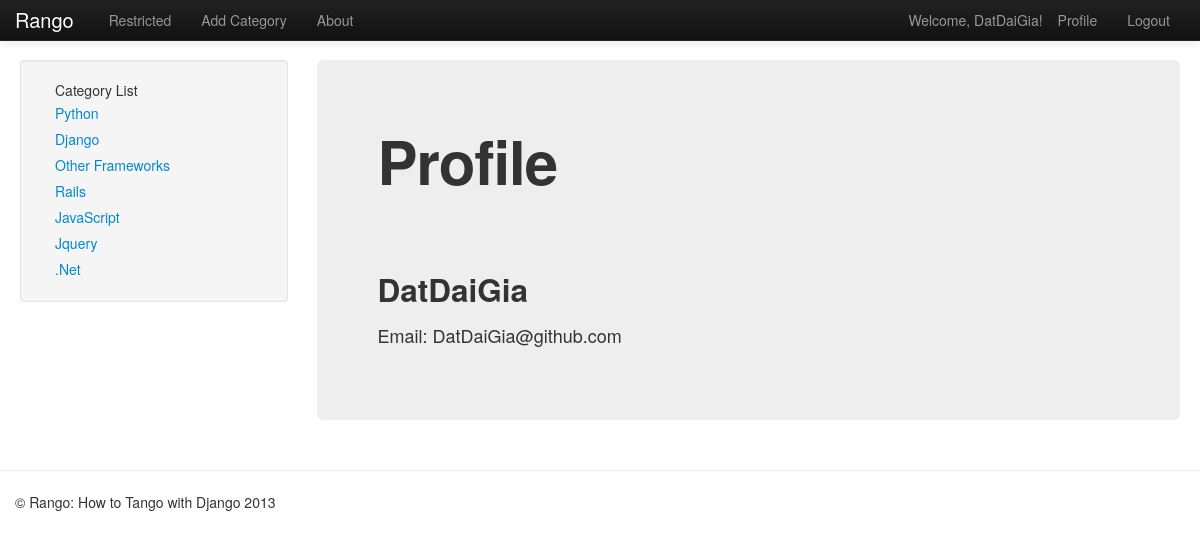
The page /rango/profile/ (signed in) on the database its author committed.
### rango/models.py (models this page shows, shortened)
class Category(models.Model):
    name = models.CharField(max_length=128, unique=True)
    views = models.IntegerField(default=0)
    likes = models.IntegerField(default=0)
    slug = models.SlugField()

### rango/views.py (the view)
@login_required
def profile(request):
    context = RequestContext(request)
    cat_list = get_category_list()
    context_dict = {'cat_list': cat_list}
    u = User.objects.get(username=request.user)
    try:
        up = UserProfile.objects.get(user=u)
    except:
        up = None
    context_dict['user'] = u
    context_dict['userprofile'] = up
    return render_to_response('rango/profile.html', context_dict, context)

### rango/views.py (called while the page is built)
def get_category_list():
    cat_list = Category.objects.all()
    return cat_list

### templates/rango/profile.html (shortened to what this page needs)
{% extends "rango/base.html" %}
{% block body_block %}
<div class="hero-unit">
    <h1> Profile <h1> <br/>
    <h2>{{ user.username }}</h2>
    <p>Email: {{ user.email }}</p>
</div>
{% endblock %}

### templates/rango/base.html (shortened to what this page needs)
<!DOCTYPE html>
{% load static %}
<html>
    <head>
        <link href="{% static 'css/bootstrap-fluid-adj.css' %}" rel="stylesheet">
        <link href="{% static 'css/bootstrap.min.css' %}" rel="stylesheet" media="screen">
        <link href="{% static 'css/bootstrap-responsive.css' %}" rel="stylesheet">
    </head>
    <body>
      <div class="navbar navbar-inverse navbar-fixed-top">
        <div class="navbar-inner">
          <div class="container">
              <a class="brand" href="/rango/">Rango</a>
              <div class="nav-collapse collapse">
                  <ul class="nav pull-right">
                      {% if user.is_authenticated %}
                      <li class="navbar-text">Welcome, {{ user.username }}!</li>
                      <li><a href="/rango/profile">Profile</a></li>
                      <li><a href="/rango/logout/">Logout</a></li>
                      {% else %}
                      <li><a href="/rango/register/">Register</a></li>
                      <li><a href="/rango/login/">Login</a></li>
                      {% endif %}
                  </ul>
                  <ul class="nav">
                      {% if user.is_authenticated %}
                      <li><a href="/rango/restricted/">Restricted</a></li>
                      <li><a href="/rango/add_category/">Add Category</a></li>
                      {% endif %}
                      <li><a href="/rango/about/">About</a></li>
                  </ul>
              </div>
          </div>
        </div>
      </div>
      <div class="container-fluid">
        <div class="row-fluid">
            <div class="span3">
                <div class="well sidebar-nav">
                   <div id="cats">
                     {% if cat_list %}
                         <ul class="nav nav-list"><li>Category List</li></ul>
                         {% include 'rango/category_list.html' with cat_list=cat_list %}
                     {% endif %}
                  </div>
                </div>
            </div>
            <div class="span9">
                {% block body_block %}
                {% endblock %}
            </div>
        </div>
      </div>
      <hr>
      <footer>
        <div class="container">
          <p>&copy; Rango: How to Tango with Django 2013</p>
        </div>
      </footer>
    </body>
</html>

### templates/rango/category_list.html
<ul class="nav nav-list">
    {% if cat_list %}
        {% for cat in cat_list %}
            <li><a href="/rango/category/{{ cat.slug }}">{{ cat.name }}</a></li>
        {% endfor %}
    {% else %}
        <li>No categories at present.</li>
   {% endif %}
</ul>

### rows shown on the page
Category: name "Python"
Category: name "Django"
Category: name "Other Frameworks"
Category: name "Rails"
Category: name "JavaScript"
Category: name "Jquery"
Category: name ".Net"

### other values the page prints
{{ user.username }} "DatDaiGia"
{{ user.email }} "DatDaiGia@github.com"
